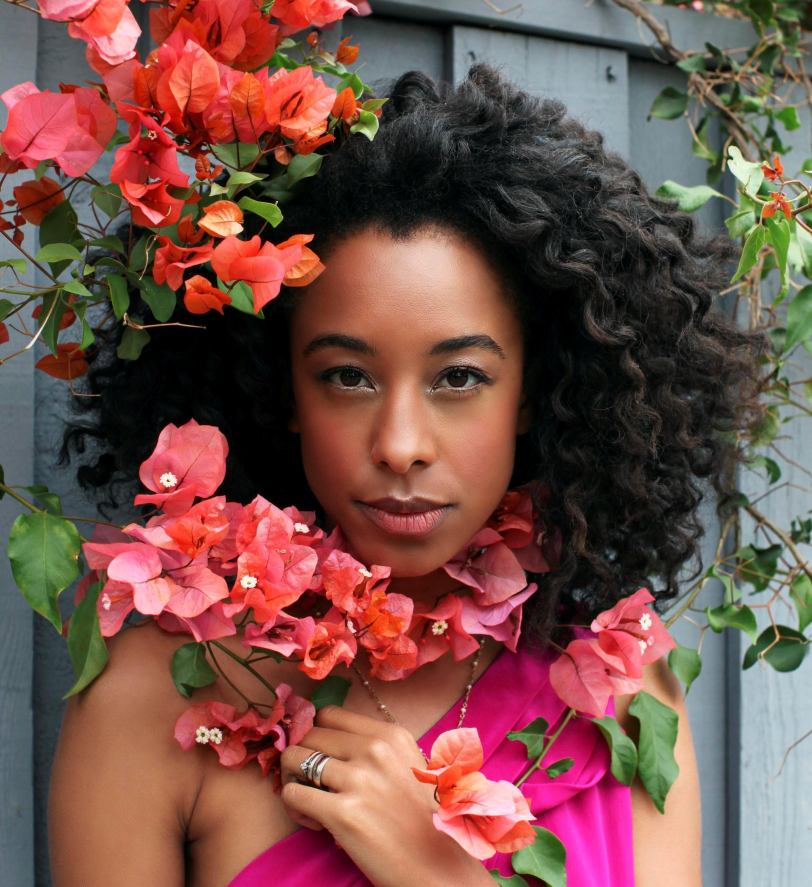
#> input picture 第19組_quiz2/Head.jpg, 2436 x 2661 px (shown at 1/3 size)
$ python quiz1.py
#> lines starting #> are read from the running program, lines starting #| are printed output that depends on the picture; long printed decimals are rounded
# -*- coding: utf-8 -*-
"""
Created on Mon Apr 23 10:07:14 2018

@author: Shi Weiqiang Econ4A Group_19
"""

import numpy
from PIL import Image

# Load img and set W, H
head = Image.open("Head.jpg")
#> head is the input picture: PIL image 2436x2661 RGB; mean R, G, B 119.5, 80.6, 73.8
W, H = head.size
#> W = 2436; H = 2661
print(W,H)
#| 2436 2661
# Img to numpy array
apic_origin = numpy.array(head)
# prepare the affine Img array
apic_affine = numpy.zeros((apic_origin.shape[0], apic_origin.shape[1], apic_origin.shape[2]), dtype=numpy.uint8)


# copy the Head Img to apic_Head
apic_Head = numpy.zeros((1100, 750, 3), dtype=numpy.uint8)
for i in range(1100):# h
    for j in range(750):# w
        apic_Head[i][j] = apic_origin[i+650][j+830]
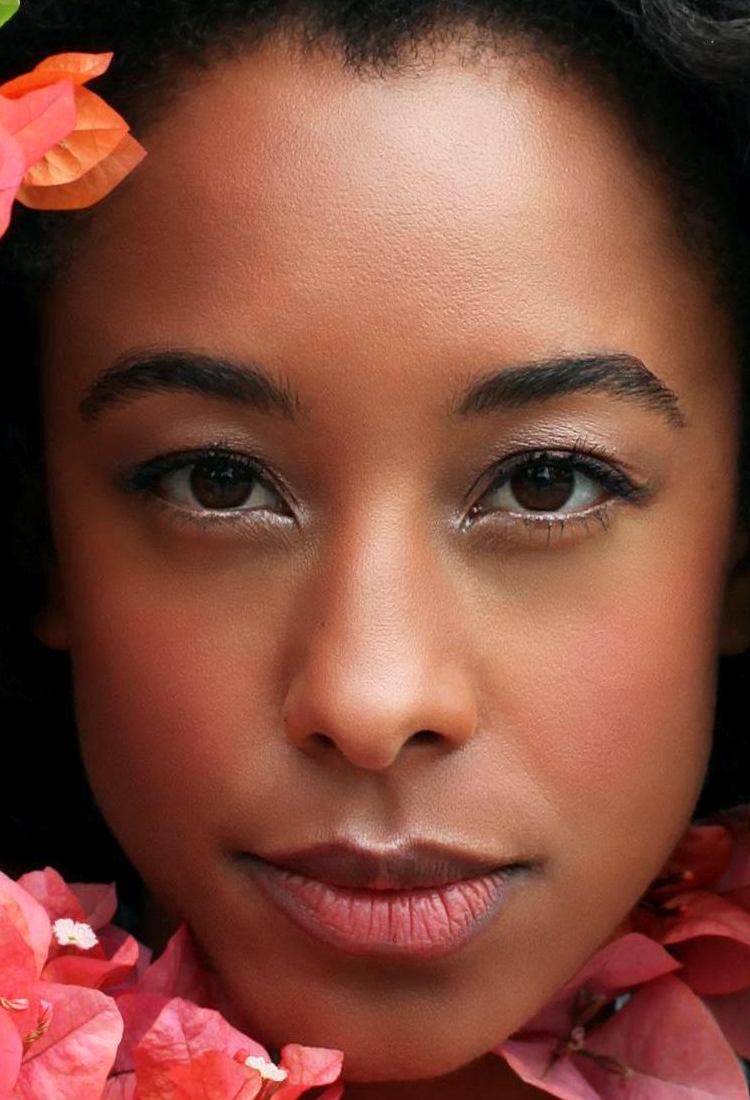
#> apic_Head: shape (1100, 750, 3); mean R, G, B 130.7, 75.6, 61.3

# prepare the affine Img for Head
apic_affine_head = numpy.zeros((W, H, 3), dtype=numpy.uint8)
'''
Small Img =>  Big Img
apic_Head =>  apic_affine_head
(Col,Row) to the matrix
Affine      Original
(0, 0) =>    (0,0)
(X1,Y1)  => (X1',Y1')
(0, W)  => (0, 1100)
(X2,Y2)  => (X2',Y2')
(W, 0) => (750,0)
(X3,Y3)  => (X3',Y3')
Target      Input
'''

# because of Small Img to Big Img，a_1 Use Affine's point
a_1 = numpy.array([
    [0, 0, 0, 0, 1, 0],
    [0, 0, 0, 0, 0, 1],
    [0, H, 0, 0, 1, 0],
    [0, 0, 0, H, 0, 1],
    [W, 0, 0, 0, 1, 0],
    [0, 0, W, 0, 0, 1]
])

# because of Small Img to Big Img，b_1 Use Original's point
b_1 = numpy.array([0, 0, 0, 1100 , 750, 0])
c_1 = numpy.linalg.solve(a_1,b_1)
#> c_1 = [0.308, 0, 0, 0.413, 0, 0]
print(c_1)
#| [0.3079 0.         0.         0.4134 0.         0.        ]


for i in range(H):# control row H
    for j in range(W):# control col W
        # find the new (x,y) for pixels
        src = numpy.array([
            [j,i,0,0,1,0],
            [0,0,j,i,0,1]
        ])
        ans = numpy.round(numpy.matmul(src,c_1),0)
        # the Local of the pixel in the img
        if ans[1] >= 1100 or ans[0] >= 750:
            continue # over range
        if ans[1] < 0 or ans[0] < 0:
            continue # over range
        # transfor the Img from Part2 to apic_affine_Part2
#> (the run stopped early here; a loop or call above may not have finished)
